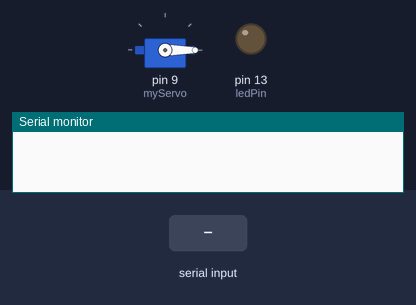
Simulated run of this sketch. Board: Arduino Uno, built with avr-gcc and run on an emulated ATmega328P. Shown: servo, output pins drawn as LEDs (lit = HIGH), the last lines printed to the serial monitor. The test bench sets the inputs (shaded band).

Above: at 1.2 s.
1.3 s: "UNLOCK\n" received over Serial
At 2.5 s:
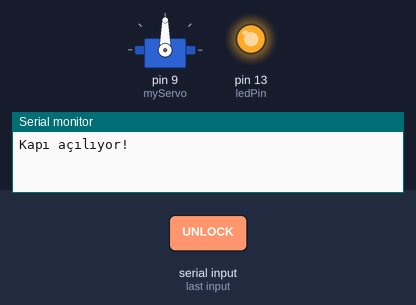
Timing chart, 0 to 7.8 s (numbered marks = the images above; inputs shaded):
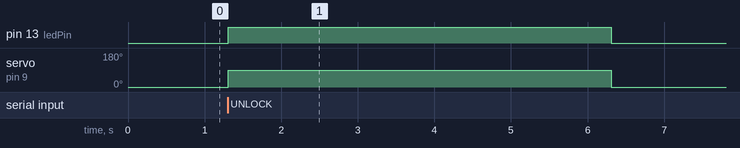

The sketch:

sketch_dec23a.ino
```cpp
#include <Servo.h>  // Servo motor için kütüphane

Servo myServo;      // Servo motor nesnesi
const int ledPin = 13; // LED için pin numarası (yerleşik LED)

void setup() {
  Serial.begin(9600);   // Seri iletişim başlatılıyor
  myServo.attach(9);    // Servo motoru dijital pin 9'a bağla
  pinMode(ledPin, OUTPUT); // LED pinini çıkış olarak ayarla
  myServo.write(0);      // Servo motor başlangıç pozisyonu
}

void loop() {
  // Seri porttan gelen veriyi kontrol et
  if (Serial.available() > 0) {
    String command = Serial.readStringUntil('\n'); // Komut al

    // Eğer gelen komut "UNLOCK" ise kapıyı aç
    if (command == "UNLOCK") {
      Serial.println("Kapı açılıyor!"); // Durum mesajı gönder
      digitalWrite(ledPin, HIGH);      // LED'i yak
      myServo.write(90);               // Servo motoru 90 derece döndür (kapıyı aç)

      delay(5000);                     // 5 saniye bekle
      digitalWrite(ledPin, LOW);       // LED'i kapat
      myServo.write(0);                // Servo motoru başlangıç pozisyonuna getir (kapıyı kapat)
    }
  }
}
```

Measured:
- after the input at 1.3 s, pin 13 (ledPin): LOW → HIGH at once, → LOW 5.0 s later; servo on pin 9 (myServo): 0° → 90° at once, → 0° 5.0 s later
